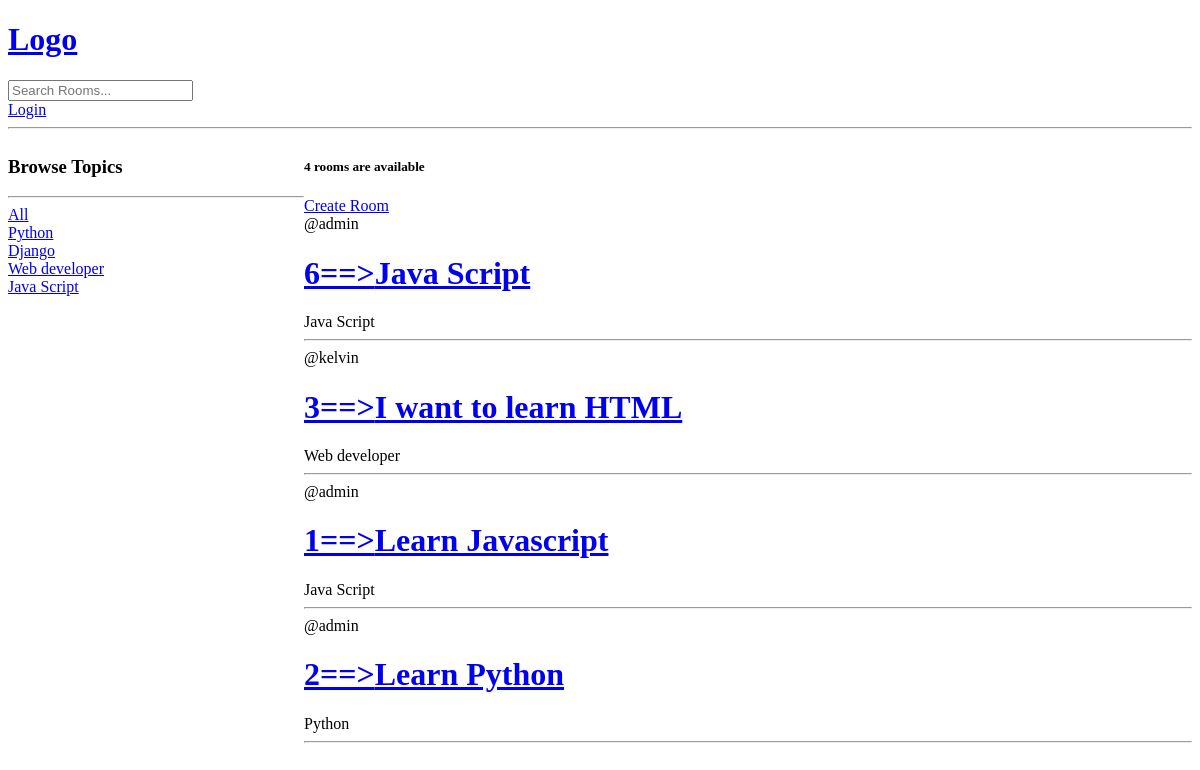
Before: / with the older database file.
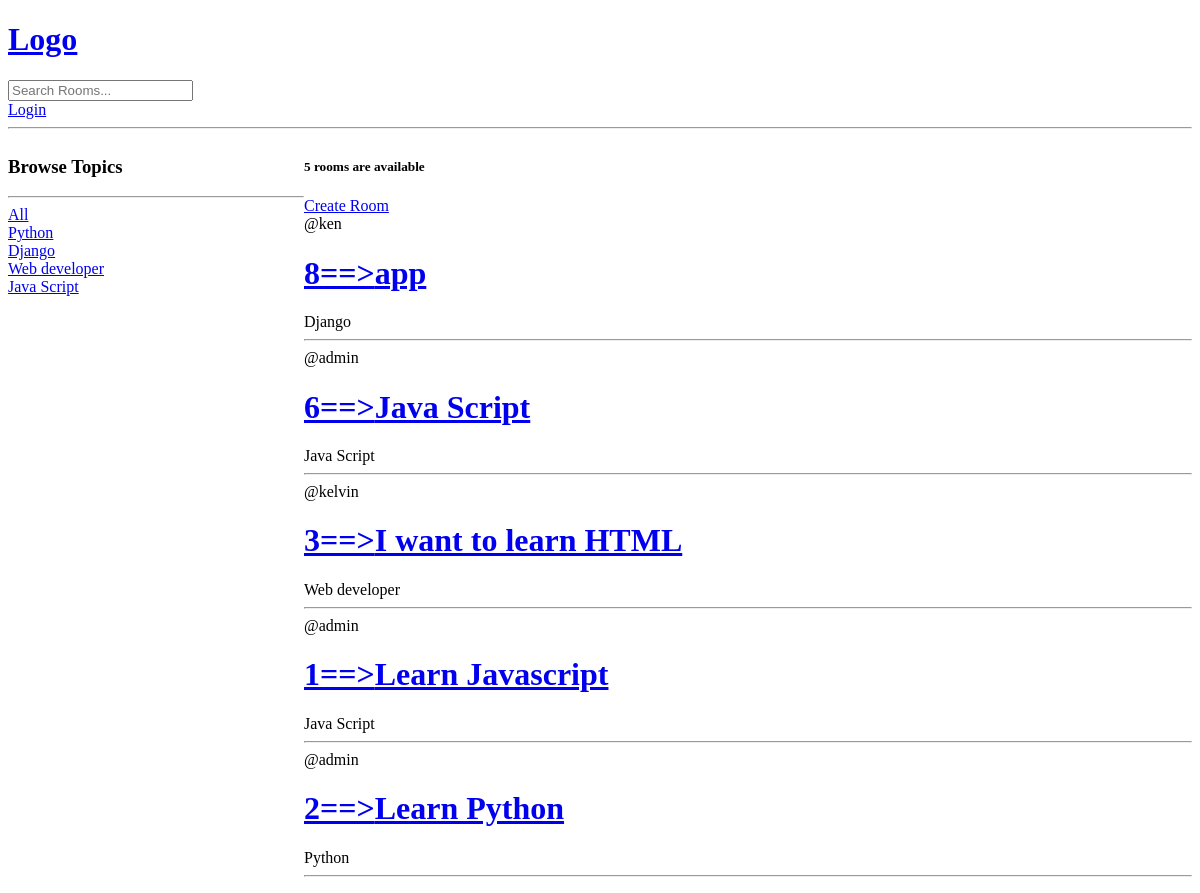
After: the same page with the newer database file.
### base/models.py (models this page shows, shortened)
class Topic(models.Model):
    name = models.CharField(max_length=200)
    def __str__(self):
        return self.name

class Room(models.Model):
    host = models.ForeignKey(User, on_delete=models.SET_NULL, null=True)
    topic = models.ForeignKey(Topic, on_delete=models.SET_NULL, null=True)
    name = models.CharField(max_length=200)
    description = models.TextField(null=True, blank=True)
    updated = models.DateTimeField(auto_now=True) #changes everytime it is saved
    created = models.DateTimeField(auto_now_add=True) #save the first time and dosenr change
    class Meta:
        ordering = ['-updated', '-created']

### base/views.py (the view)
# urls.py: path("", views.home, name='home'),
def home(request):
    q = request.GET.get('q') if request.GET.get('q') != None else ""
    rooms = Room.objects.filter(
        Q(topic__name__icontains = q) |
        Q(name__icontains=q) |
        Q(description__icontains=q)
        )
    room_cout = rooms.count()
    topics = Topic.objects.all
    context = {
        "rooms":rooms,
        "topics":topics,
        "room_cout":room_cout
        }
    return render(request, 'base/home.html',context)

### base/templates/base/home.html (shortened to what this page needs)
{% extends 'base.html' %}
{% block content %}
<div class="home-container">
  <div>
    <h3>Browse Topics</h3>
    <hr />
    <div><a href="{% url 'base:home' %}">All</a></div>
    {% for topic in topics %}
        <div><a href="{% url 'base:home' %}?q={{topic.name}}">{{ topic.name }}</a></div>
    {% endfor %}
  </div>
  <div>
    <h5>{{room_cout}} rooms are available</h5>
    <a href="{% url 'base:create-room' %}">Create Room</a>
    {% for room in rooms %}
    <div>
      <span>@{{room.host.username}}</span>
      <a href="{% url 'base:room' pk=room.id %}"
        ><h1>{{ room.id }}==>{{ room.name }}</h1></a
      >
      <span>{{room.topic}}</span>
      <hr />
    </div>
    {% endfor %}
  </div>
</div>
{% endblock content %}

### base/templates/base.html (shortened to what this page needs)
<!DOCTYPE html>
<html lang="en">
  <head>
  </head>
  <body>
    <a href="/">
      <h1>Logo</h1>
    </a>
    <form method="GET" action="{% url 'base:home' %}">
      <input type="text" name="q" placeholder="Search Rooms...">
    </form>
    {% if request.user.is_authenticated %}
    <p>Hello {{user}}</p>
      <a href="{% url 'base:logout' %}">Logout</a>
    {% else %}
      <a href="{% url 'base:login' %}">Login</a>
    {% endif %}
    <hr />
    {% block content %} {% endblock content %}
  </body>
</html>

### base/templates/base/home.html (style rules this page uses)
.home-container { display: grid; grid-template-columns: 1fr 3fr; }

Changed rows visible on the page:
added Room: host.username "ken", id "8", name "app", topic "Django"
Other visible differences:
{{ room_cout }}: "4" → "5"
